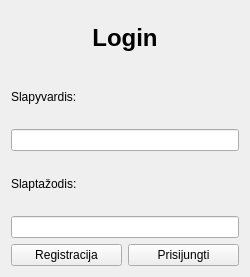
<?xml version="1.0" encoding="UTF-8"?>
<ui version="4.0">
 <class>Form</class>
 <widget class="QWidget" name="Form">
  <property name="geometry">
   <rect>
    <x>0</x>
    <y>0</y>
    <width>250</width>
    <height>277</height>
   </rect>
  </property>
  <property name="windowTitle">
   <string>Form</string>
  </property>
  <layout class="QVBoxLayout" name="verticalLayout_2">
   <item>
    <layout class="QVBoxLayout" name="verticalLayout">
     <item>
      <widget class="QLabel" name="label">
       <property name="font">
        <font>
         <pointsize>18</pointsize>
         <bold>true</bold>
        </font>
       </property>
       <property name="text">
        <string>Login</string>
       </property>
       <property name="alignment">
        <set>Qt::AlignCenter</set>
       </property>
      </widget>
     </item>
     <item>
      <widget class="QLabel" name="usernameLabel">
       <property name="text">
        <string>Slapyvardis:</string>
       </property>
      </widget>
     </item>
     <item>
      <widget class="QLineEdit" name="usernameLineEdit"/>
     </item>
     <item>
      <widget class="QLabel" name="passwordLabel">
       <property name="text">
        <string>Slaptažodis:</string>
       </property>
      </widget>
     </item>
     <item>
      <widget class="QLineEdit" name="passwordLineEdit"/>
     </item>
     <item>
      <layout class="QHBoxLayout" name="horizontalLayout">
       <item>
        <widget class="QPushButton" name="registrationPushButton">
         <property name="text">
          <string>Registracija</string>
         </property>
        </widget>
       </item>
       <item>
        <widget class="QPushButton" name="loginPushButton">
         <property name="text">
          <string>Prisijungti</string>
         </property>
        </widget>
       </item>
      </layout>
     </item>
    </layout>
   </item>
  </layout>
 </widget>
 <resources/>
 <connections/>
</ui>
